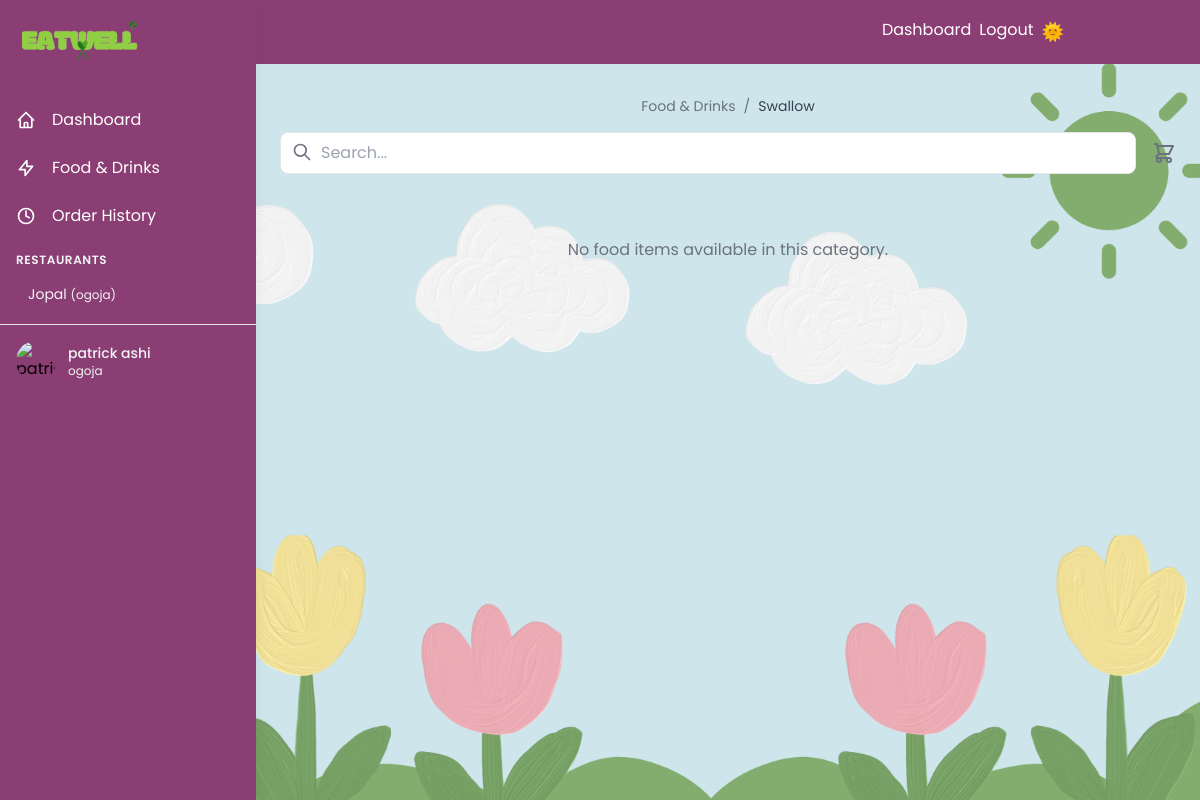
/customer/dashboard/?category=swallow (signed in), run on an earlier commit of the app's database.
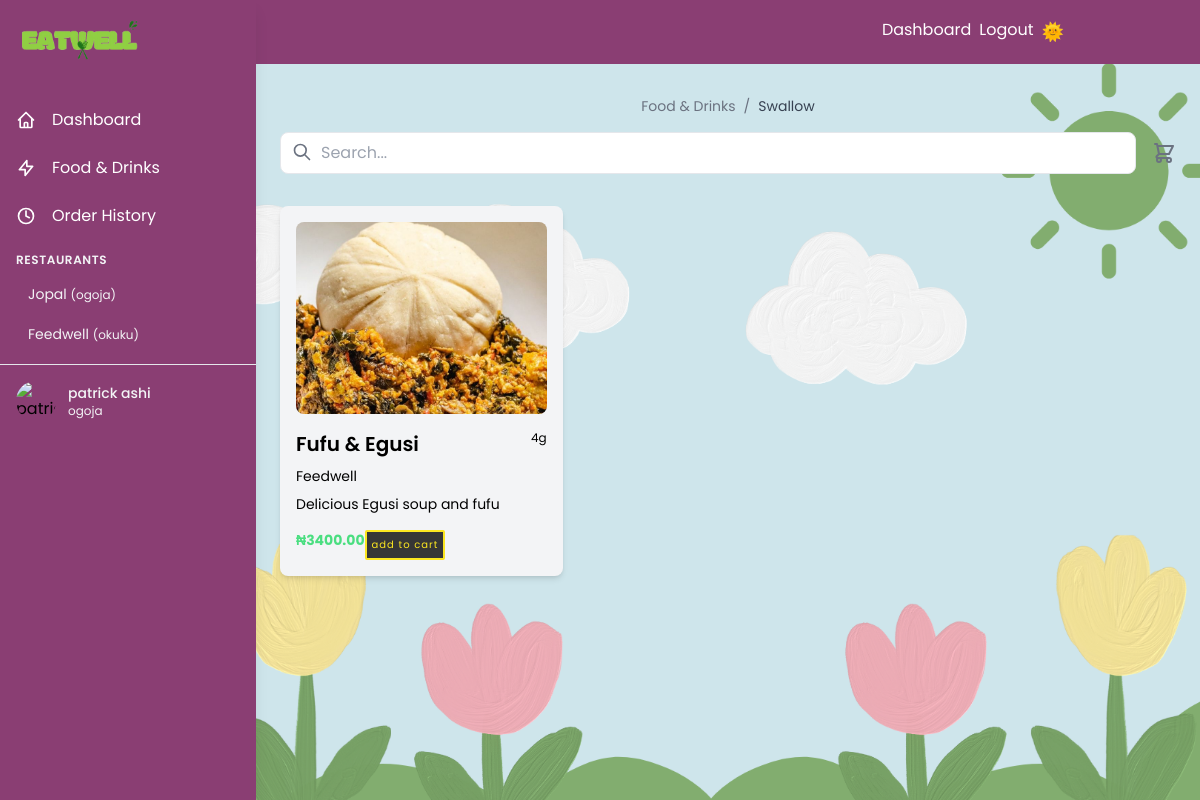
And on a later commit of the database.
### eatwellapp/models.py (models this page shows, shortened)
class Restaurant(models.Model):
    owner = models.ForeignKey(StoreOwner, on_delete=models.CASCADE, related_name='restaurants')
    name = models.CharField(max_length=100)
    location = models.CharField(max_length=10, choices=(('ogoja', 'Ogoja'), ('okuku', 'Okuku')))

class Food(models.Model):
    CATEGORY_CHOICES = (
        ('fast', 'Fast'),
        ('drinks', 'Drinks'),
        ('swallow', 'Swallow'),
        ('desserts', 'Desserts'),
    )
    restaurant = models.ForeignKey(Restaurant, on_delete=models.CASCADE, related_name='foods')
    category = models.CharField(max_length=20, choices=CATEGORY_CHOICES, default='fast')
    name = models.CharField(max_length=100)
    description = models.TextField()
    price = models.DecimalField(max_digits=8, decimal_places=2)
    image = models.ImageField(upload_to='food_images/', blank=True, null=True)
    weight = models.IntegerField(help_text='Weight in grams', default=0)

### eatwellapp/views.py (the view)
# urls.py: path('customer/dashboard/', views.customer_dashboard, name='customer_dashboard'),
@login_required
def customer_dashboard(request):
    if request.user.user_type != 'customer':
        messages.error(request, 'You do not have access to this page.')
        return redirect('home')
    query = request.GET.get('search', '')
    category = request.GET.get('category', '')
    restaurants = Restaurant.objects.all()
    foods = Food.objects.all()
    if query:
        foods = foods.filter(
            Q(name__icontains=query) |
            Q(description__icontains=query) |
            Q(restaurant__name__icontains=query)
        )
    if category:
        foods = foods.filter(category=category)
    cart = request.session.get('cart', {})
    cart_count = sum(int(item.get('quantity', 0)) for item in cart.values())
    context = {
        'user': request.user,
        'foods': foods,
        'restaurants': restaurants,
        'category_name': category.title() if category else 'All Categories',
        'cart_count': cart_count,
    }
    return render(request, 'eatwellapp/customer_dashboard.html', context)

### eatwellapp/templates/eatwellapp/customer_dashboard.html (shortened to what the changed rows need)
{% extends 'base.html' %}
{% load static %}
{% block content %}
<div class="flex h-screen overflow-auto bg-gray-100 font-sans py-8 px-4" style="background-image: url('{% static 'images/dashboard_bg.png' %}'); background-size: cover; background-repeat: no-repeat;">
    <div id="sidebar" class="sidebar fixed inset-y-0 left-0 z-10 w-64 transform -translate-x-full lg:translate-x-0 transition-transform duration-300 ease-in-out bg-[#8A3E73] shadow-lg">
        <nav class="mt-4">
            <div class="px-4 py-3">
                <div class="mt-2 space-y-1 hover:text-black">
                    {% for restaurant in restaurants %}
                    <a href="{% url 'restaurant_menu' restaurant.id %}"
                       class="block px-3 py-2  text-sm text-gray-100 hover:bg-gray-100 hover:text-black">
                        {{ restaurant.name }}
                        <span class="text-xs  ">({{ restaurant.location }})</span>
                    </a>
                    {% endfor %}
                </div>
            </div>
        </nav>
    </div>
    <div class="flex-1 lg:ml-64">
        <div class="py-8 px-2">
            <div class=" flex flex-col justify-between items-center mb-8 mt-8">
                <div class="flex items-center mb-4 space-x-2 text-sm text-gray-500">
                    <a href="{% url 'food_categories' %}" class="hover:text-gray-700">Food & Drinks</a>
                    <span>/</span>
                    <span class="text-gray-700">{{ category_name|default:"All Categories" }}</span>
                </div>
            </div>
            <div class="flex flex-wrap md:grid grid-cols-1 md:grid-cols-2 lg:grid-cols-3  gap-6 justify-center">
                {% for food in foods %}
                <div class="card bg-gray-100 rounded-lg shadow-md p-2 md:p-4 hover:shadow-lg transition-shadow w-32  md:w-full">
                    <img src="{{ food.image.url }}" alt="{{ food.name }}" class="w-full h-48 object-cover rounded-sm md:rounded-lg mb-4">
                    <div class="flex justify-between items-start mb-2">
                        <h3 class="text-xs md:text-xl font-semibold">{{ food.name }}</h3>
                        <span class="text-xs ">{{ food.weight }}g</span>
                    </div>
                    <p class=" mb-2 text-sm md:text-md">{{ food.restaurant.name }}</p>
                    <p class=" mb-4 text-sm md:text-md">{{ food.description|truncatechars:100 }}</p>
                    <div class="flex flex-col md:flex-row">
                        <p class="text-sm text-start md:text-md font-bold text-green-400">₦{{ food.price }}</p>
                        <div class="flex space-x-2">
                            <form method="post" action="{% url 'add_to_cart' food.id %}" class="inline">
                                <button type="submit"
                                        class="addtocart bg-[#FBE620] text-xs text-white px-2 py-2 rounded-lg hover:bg-[#FBE620] transition-colors">
                                </button>
                            </form>
                        </div>
                    </div>
                </div>
                {% empty %}
                <div class="col-span-3 text-center py-8">
                    <p class="text-gray-500">No food items available in this category.</p>
                </div>
                {% endfor %}
            </div>
        </div>
    </div>
</div>
{% endblock %}

What changed in the data, as far as the page shows it:
added Restaurant: name "Feedwell", location "okuku"
added Food: category "Swallow", image (picture), name "Fufu & Egusi", weight "4", restaurant.name "Feedwell", description "Delicious Egusi soup and fufu", price "3400.00"
Also different on the page:
{{ category_name|default:"All Categories" }}: "Swallow" → (not shown)
text no longer shown: "No food items available in this category."
